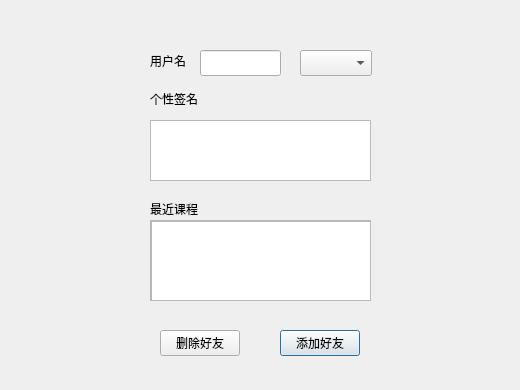
<?xml version="1.0" encoding="UTF-8"?>
<ui version="4.0">
 <class>ShowUserDialog</class>
 <widget class="QDialog" name="ShowUserDialog">
  <property name="geometry">
   <rect>
    <x>0</x>
    <y>0</y>
    <width>520</width>
    <height>390</height>
   </rect>
  </property>
  <property name="windowTitle">
   <string>Dialog</string>
  </property>
  <widget class="QLabel" name="label">
   <property name="geometry">
    <rect>
     <x>150</x>
     <y>50</y>
     <width>41</width>
     <height>21</height>
    </rect>
   </property>
   <property name="text">
    <string>用户名</string>
   </property>
  </widget>
  <widget class="QLineEdit" name="lineEdit">
   <property name="geometry">
    <rect>
     <x>200</x>
     <y>50</y>
     <width>81</width>
     <height>26</height>
    </rect>
   </property>
  </widget>
  <widget class="QLabel" name="label_2">
   <property name="geometry">
    <rect>
     <x>150</x>
     <y>90</y>
     <width>54</width>
     <height>18</height>
    </rect>
   </property>
   <property name="text">
    <string>个性签名</string>
   </property>
  </widget>
  <widget class="QTextBrowser" name="textBrowser">
   <property name="geometry">
    <rect>
     <x>150</x>
     <y>120</y>
     <width>221</width>
     <height>61</height>
    </rect>
   </property>
  </widget>
  <widget class="QLabel" name="label_3">
   <property name="geometry">
    <rect>
     <x>150</x>
     <y>200</y>
     <width>54</width>
     <height>18</height>
    </rect>
   </property>
   <property name="text">
    <string>最近课程</string>
   </property>
  </widget>
  <widget class="QScrollArea" name="scrollArea">
   <property name="geometry">
    <rect>
     <x>150</x>
     <y>220</y>
     <width>221</width>
     <height>81</height>
    </rect>
   </property>
   <property name="widgetResizable">
    <bool>true</bool>
   </property>
   <widget class="QWidget" name="scrollAreaWidgetContents">
    <property name="geometry">
     <rect>
      <x>0</x>
      <y>0</y>
      <width>219</width>
      <height>79</height>
     </rect>
    </property>
    <widget class="QTextBrowser" name="textBrowser_2">
     <property name="geometry">
      <rect>
       <x>0</x>
       <y>0</y>
       <width>221</width>
       <height>81</height>
      </rect>
     </property>
    </widget>
   </widget>
  </widget>
  <widget class="QPushButton" name="pushButton">
   <property name="geometry">
    <rect>
     <x>280</x>
     <y>330</y>
     <width>80</width>
     <height>26</height>
    </rect>
   </property>
   <property name="text">
    <string>添加好友</string>
   </property>
  </widget>
  <widget class="QPushButton" name="pushButton_2">
   <property name="geometry">
    <rect>
     <x>160</x>
     <y>330</y>
     <width>80</width>
     <height>26</height>
    </rect>
   </property>
   <property name="text">
    <string>删除好友</string>
   </property>
  </widget>
  <widget class="QComboBox" name="comboBox">
   <property name="geometry">
    <rect>
     <x>300</x>
     <y>50</y>
     <width>72</width>
     <height>26</height>
    </rect>
   </property>
  </widget>
 </widget>
 <resources/>
 <connections/>
</ui>
